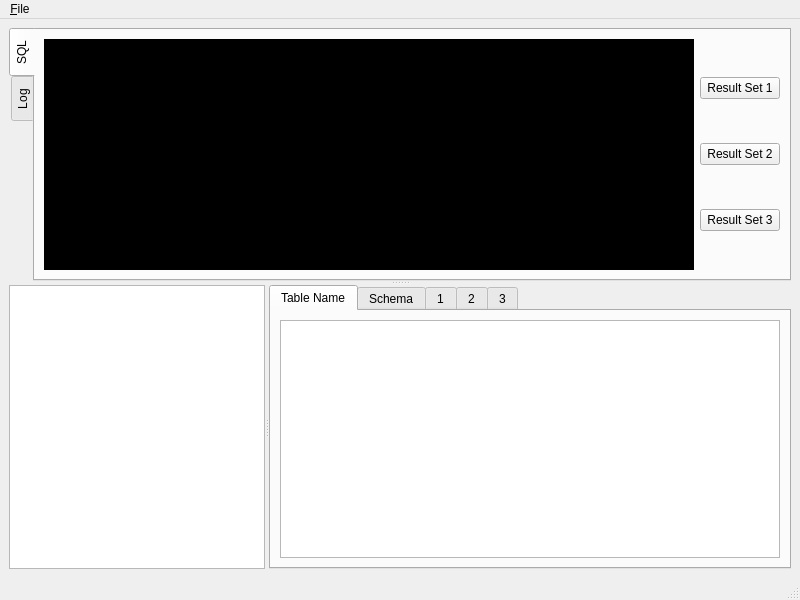
<?xml version="1.0" encoding="UTF-8"?>
<ui version="4.0">
 <class>MainWindow</class>
 <widget class="QMainWindow" name="MainWindow">
  <property name="geometry">
   <rect>
    <x>0</x>
    <y>0</y>
    <width>800</width>
    <height>600</height>
   </rect>
  </property>
  <property name="windowTitle">
   <string>MainWindow</string>
  </property>
  <widget class="QWidget" name="centralwidget">
   <layout class="QGridLayout" name="gridLayout">
    <item row="0" column="0">
     <widget class="QSplitter" name="splitter_2">
      <property name="orientation">
       <enum>Qt::Vertical</enum>
      </property>
      <widget class="QTabWidget" name="table_query">
       <property name="styleSheet">
        <string notr="true">b</string>
       </property>
       <property name="tabPosition">
        <enum>QTabWidget::West</enum>
       </property>
       <property name="currentIndex">
        <number>0</number>
       </property>
       <widget class="QWidget" name="tab">
        <attribute name="title">
         <string>SQL</string>
        </attribute>
        <layout class="QGridLayout" name="gridLayout_5">
         <item row="0" column="0">
          <layout class="QHBoxLayout" name="horizontalLayout">
           <item>
            <widget class="QTextEdit" name="text_edit_sql">
             <property name="autoFillBackground">
              <bool>false</bool>
             </property>
             <property name="styleSheet">
              <string notr="true">background-color: black;
font-size: 18pt;
font-family: 'Ubuntu Mono', 'Courier New'</string>
             </property>
             <property name="undoRedoEnabled">
              <bool>true</bool>
             </property>
             <property name="placeholderText">
              <string># Type SQL here</string>
             </property>
            </widget>
           </item>
           <item>
            <layout class="QVBoxLayout" name="verticalLayout_3">
             <item>
              <widget class="QPushButton" name="execute_1">
               <property name="text">
                <string>Result Set 1</string>
               </property>
               <property name="shortcut">
                <string/>
               </property>
              </widget>
             </item>
             <item>
              <widget class="QPushButton" name="execute_2">
               <property name="text">
                <string>Result Set 2</string>
               </property>
              </widget>
             </item>
             <item>
              <widget class="QPushButton" name="execute_3">
               <property name="text">
                <string>Result Set 3</string>
               </property>
              </widget>
             </item>
            </layout>
           </item>
          </layout>
         </item>
        </layout>
       </widget>
       <widget class="QWidget" name="tab_2">
        <attribute name="title">
         <string>Log</string>
        </attribute>
        <layout class="QGridLayout" name="gridLayout_4">
         <item row="0" column="0">
          <widget class="QTextEdit" name="text_edit_log">
           <property name="enabled">
            <bool>true</bool>
           </property>
           <property name="styleSheet">
            <string notr="true">font-size: 8pt;
font-family: 'Ubuntu Mono', 'Courier New';</string>
           </property>
           <property name="readOnly">
            <bool>true</bool>
           </property>
          </widget>
         </item>
        </layout>
       </widget>
      </widget>
      <widget class="QSplitter" name="splitter">
       <property name="orientation">
        <enum>Qt::Horizontal</enum>
       </property>
       <widget class="QTreeView" name="tree_view_objects">
        <property name="alternatingRowColors">
         <bool>true</bool>
        </property>
        <property name="headerHidden">
         <bool>true</bool>
        </property>
       </widget>
       <widget class="QTabWidget" name="tab_result_sets">
        <property name="sizePolicy">
         <sizepolicy hsizetype="Expanding" vsizetype="Expanding">
          <horstretch>1</horstretch>
          <verstretch>0</verstretch>
         </sizepolicy>
        </property>
        <property name="tabPosition">
         <enum>QTabWidget::North</enum>
        </property>
        <property name="currentIndex">
         <number>0</number>
        </property>
        <widget class="QWidget" name="tab_3">
         <attribute name="title">
          <string>Table Name</string>
         </attribute>
         <layout class="QGridLayout" name="gridLayout_2">
          <item row="0" column="0">
           <widget class="QTableView" name="table_view_data">
            <property name="alternatingRowColors">
             <bool>true</bool>
            </property>
            <attribute name="horizontalHeaderCascadingSectionResizes">
             <bool>false</bool>
            </attribute>
            <attribute name="horizontalHeaderDefaultSectionSize">
             <number>80</number>
            </attribute>
            <attribute name="horizontalHeaderStretchLastSection">
             <bool>true</bool>
            </attribute>
           </widget>
          </item>
         </layout>
        </widget>
        <widget class="QWidget" name="tab_4">
         <attribute name="title">
          <string>Schema</string>
         </attribute>
         <layout class="QGridLayout" name="gridLayout_3">
          <item row="0" column="0">
           <widget class="QTableView" name="table_view_schema">
            <property name="alternatingRowColors">
             <bool>true</bool>
            </property>
            <attribute name="horizontalHeaderCascadingSectionResizes">
             <bool>false</bool>
            </attribute>
            <attribute name="horizontalHeaderDefaultSectionSize">
             <number>80</number>
            </attribute>
            <attribute name="horizontalHeaderStretchLastSection">
             <bool>true</bool>
            </attribute>
           </widget>
          </item>
         </layout>
        </widget>
        <widget class="QWidget" name="tab_5">
         <attribute name="title">
          <string>1</string>
         </attribute>
         <layout class="QGridLayout" name="gridLayout_6">
          <item row="0" column="0">
           <widget class="QTableView" name="table_view_result_set_1">
            <property name="alternatingRowColors">
             <bool>true</bool>
            </property>
            <attribute name="horizontalHeaderCascadingSectionResizes">
             <bool>false</bool>
            </attribute>
            <attribute name="horizontalHeaderDefaultSectionSize">
             <number>80</number>
            </attribute>
            <attribute name="horizontalHeaderStretchLastSection">
             <bool>true</bool>
            </attribute>
           </widget>
          </item>
         </layout>
        </widget>
        <widget class="QWidget" name="tab_6">
         <attribute name="title">
          <string>2</string>
         </attribute>
         <layout class="QGridLayout" name="gridLayout_7">
          <item row="0" column="0">
           <widget class="QTableView" name="table_view_result_set_2">
            <property name="alternatingRowColors">
             <bool>true</bool>
            </property>
            <attribute name="horizontalHeaderCascadingSectionResizes">
             <bool>false</bool>
            </attribute>
            <attribute name="horizontalHeaderDefaultSectionSize">
             <number>80</number>
            </attribute>
            <attribute name="horizontalHeaderStretchLastSection">
             <bool>true</bool>
            </attribute>
           </widget>
          </item>
         </layout>
        </widget>
        <widget class="QWidget" name="tab_7">
         <attribute name="title">
          <string>3</string>
         </attribute>
         <layout class="QGridLayout" name="gridLayout_8">
          <item row="0" column="0">
           <widget class="QTableView" name="table_view_result_set_3">
            <property name="alternatingRowColors">
             <bool>true</bool>
            </property>
            <attribute name="horizontalHeaderCascadingSectionResizes">
             <bool>false</bool>
            </attribute>
            <attribute name="horizontalHeaderDefaultSectionSize">
             <number>80</number>
            </attribute>
            <attribute name="horizontalHeaderStretchLastSection">
             <bool>true</bool>
            </attribute>
           </widget>
          </item>
         </layout>
        </widget>
       </widget>
      </widget>
     </widget>
    </item>
   </layout>
  </widget>
  <widget class="QMenuBar" name="menubar">
   <property name="geometry">
    <rect>
     <x>0</x>
     <y>0</y>
     <width>800</width>
     <height>23</height>
    </rect>
   </property>
   <widget class="QMenu" name="menu_File">
    <property name="title">
     <string>&amp;File</string>
    </property>
    <addaction name="action_connect"/>
   </widget>
   <addaction name="menu_File"/>
  </widget>
  <widget class="QStatusBar" name="statusbar"/>
  <action name="action_connect">
   <property name="text">
    <string>&amp;Connect</string>
   </property>
  </action>
 </widget>
 <resources/>
 <connections/>
</ui>
